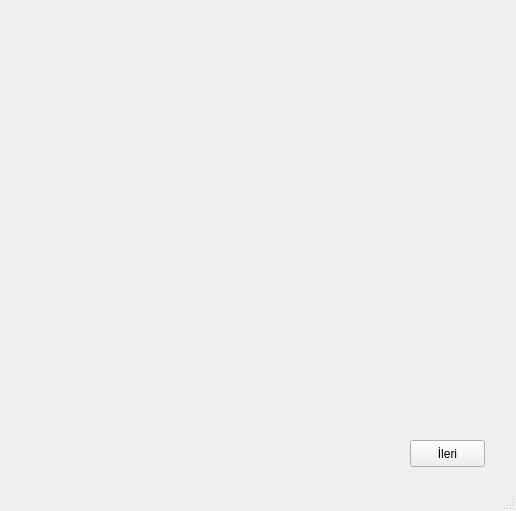
<ui version="4.0" >
 <class>userWindow</class>
 <widget class="QMainWindow" name="userWindow" >
  <property name="geometry" >
   <rect>
    <x>0</x>
    <y>0</y>
    <width>516</width>
    <height>511</height>
   </rect>
  </property>
  <property name="windowTitle" >
   <string>Kullanıcı Ayarları - Anatolya Kurulum</string>
  </property>
  <widget class="QWidget" name="centralwidget" >
   <widget class="QPushButton" name="nextButton" >
    <property name="geometry" >
     <rect>
      <x>410</x>
      <y>440</y>
      <width>75</width>
      <height>27</height>
     </rect>
    </property>
    <property name="text" >
     <string>İleri</string>
    </property>
   </widget>
  </widget>
  <widget class="QStatusBar" name="statusbar" />
 </widget>
 <resources/>
 <connections/>
</ui>
